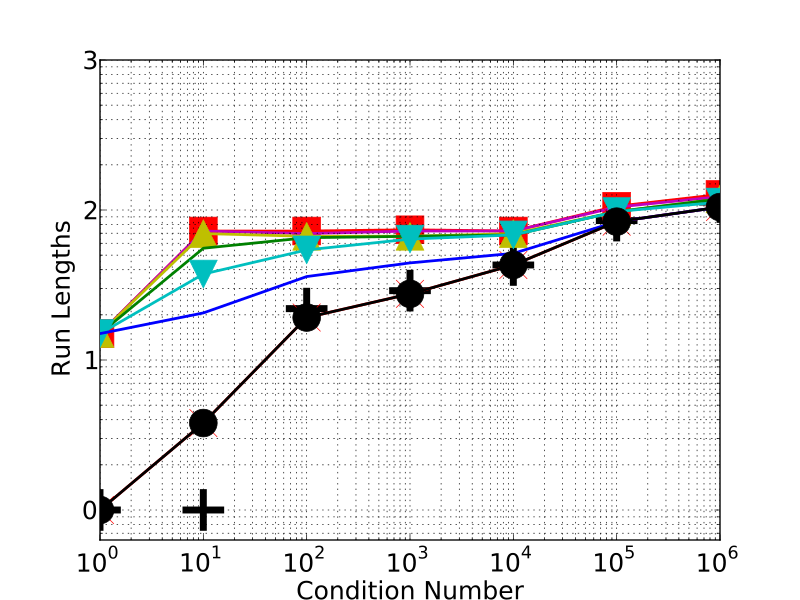

Reproduce this figure in Python.
import fgeneric
import scipy.optimize as so
import numpy as np
import os
datapath = 'ellipsoid0'
while os.path.exists(datapath):
    datapath = datapath[:9] + str(int(datapath[9:]) + 1) 
fun = fgeneric.LoggingFunction(datapath=datapath, algid='BFGS',
              comments='x0 uniformly sampled in [0, 1]^5, default settings')
cond_num = 10 ** np.arange(0, 7)
for c in cond_num:
    f = lambda x: np.sum(c ** np.linspace(0, 1, len(x)) * x ** 2)
    # function definition: these are term-by-term operations
    for i in range(5): # 5 repetitions
        fun.setfun(fun=f, fopt=0., funId='ellipsoid', iinstance=0,
                 condnum=c)
        so.fmin_bfgs(fun.evalfun, x0=np.random.rand(5)) # algorithm call
        fun.finalizerun()
import bbob_pproc as bb
import bbob_pproc.ppfigparam
ds = bb.load(datapath)
bb.ppfigparam.plot(ds, param='condnum')
bb.ppfigparam.beautify()
import matplotlib.pyplot as plt
plt.xlabel('Condition Number')
